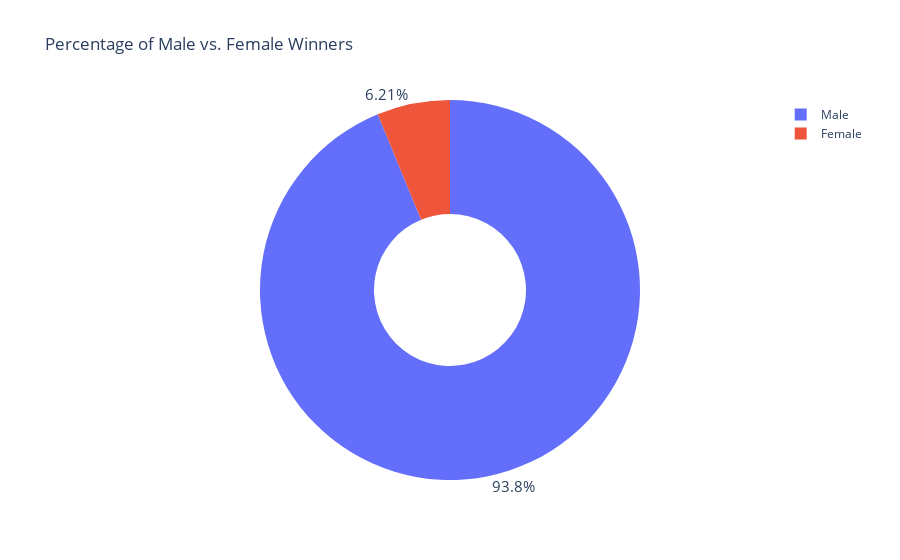

Write notebook code for a chart like this one.
### Code cell
pie_chart = px.pie(labels=gender.index,
                    values=gender.values,
                    title="Percentage of Male vs. Female Winners",
                    names=gender.index,
                    hole=0.4)

pie_chart.update_traces(textposition='outside', textfont_size=15, textinfo='percent')
pie_chart.show()

### Figure 1 — Plotly figure (JSON) as saved in the notebook; plotly's stock layout.template omitted (floating-point values rounded to 4 significant figures)
{"data": [{"domain": {"x": [0, 1], "y": [0, 1]}, "hole": 0.4, "hovertemplate": "label=%{label}<br>value=%{value}<extra></extra>", "labels": ["Male", "Female"], "legendgroup": "", "name": "", "showlegend": true, "textfont": {"size": 15}, "textinfo": "percent", "textposition": "outside", "type": "pie", "values": [876, 58]}], "layout": {"legend": {"tracegroupgap": 0}, "title": {"text": "Percentage of Male vs. Female Winners"}}}
